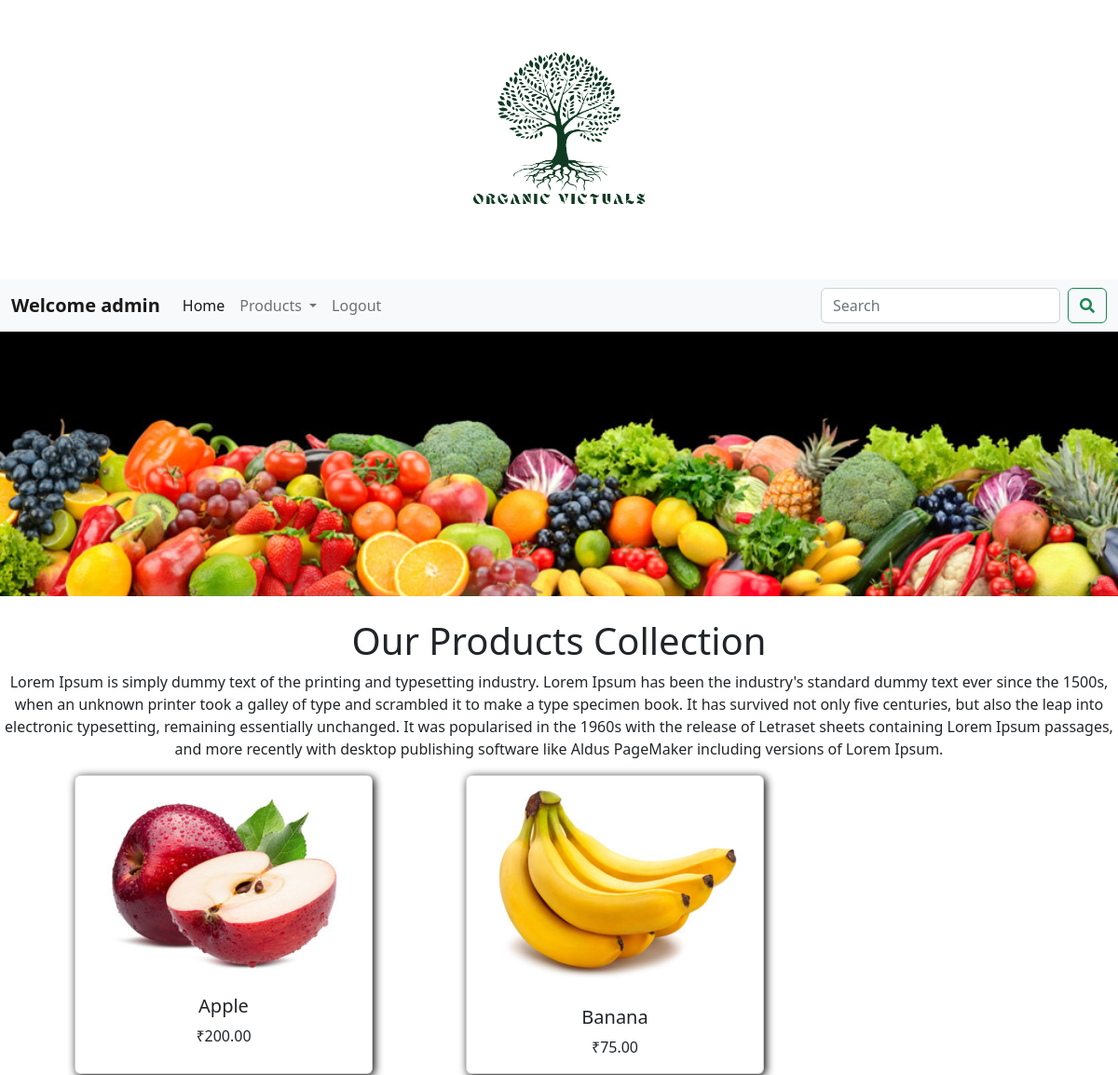
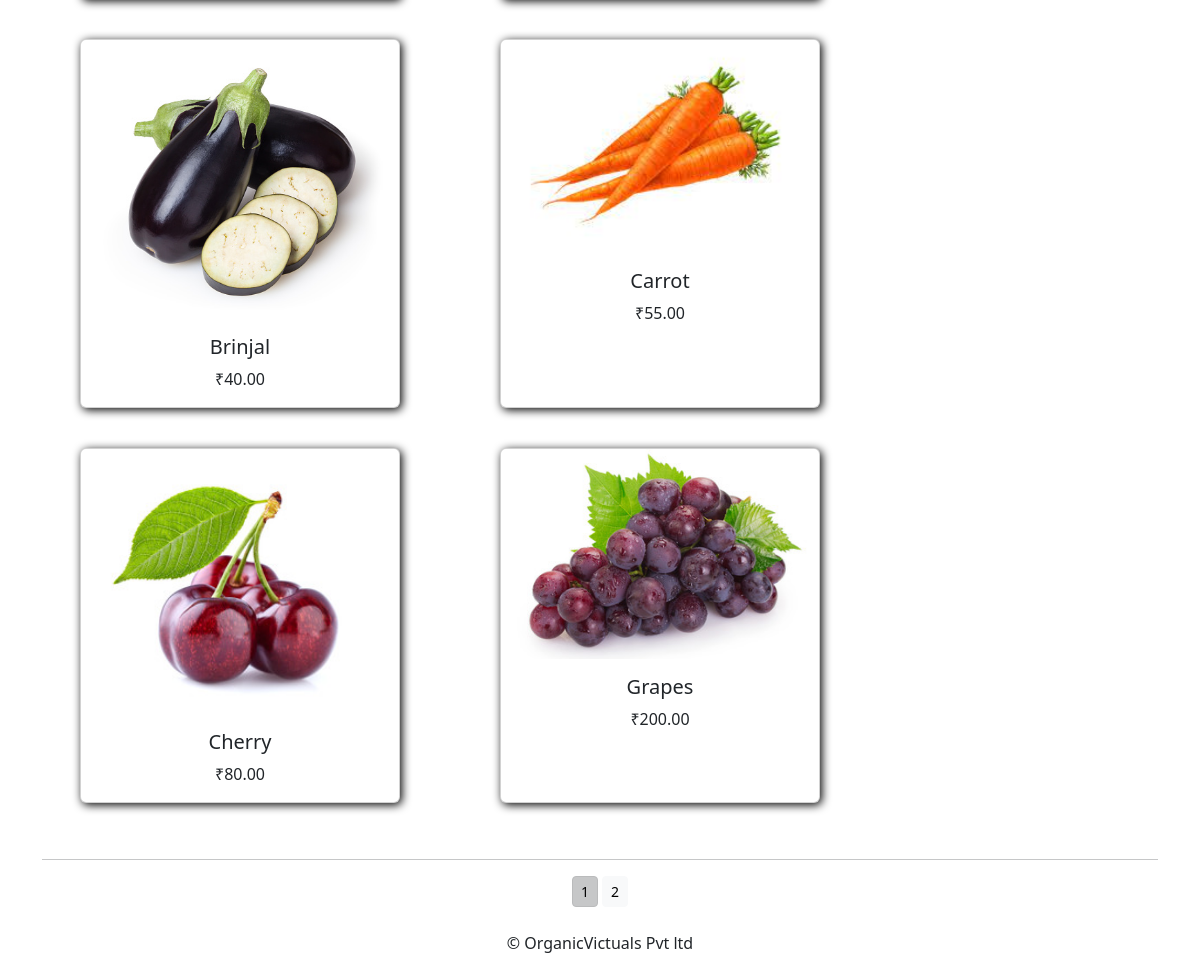
The page /store/ (signed in) on the database its author committed (2 pictures, top to bottom).
### store/models.py (models this page shows, shortened)
class Product(models.Model):
    name = models.CharField(max_length=250, unique=True)
    slug = models.SlugField(max_length=250, unique=True)
    description = models.TextField()
    image = models.ImageField(upload_to='product')
    category = models.ForeignKey(Category, on_delete=models.CASCADE)
    price = models.DecimalField(max_digits=10, decimal_places=2)
    stock = models.IntegerField()
    availability = models.BooleanField(default=True)
    created = models.DateTimeField(auto_now_add=True)
    updated = models.DateTimeField(auto_now=True)
    def get_url(self):
        return reverse('store:productDetails', args=[self.category.slug, self.slug])
    class Meta:
        ordering = ('name',)
        verbose_name = 'product'
        verbose_name_plural = 'products'

### store/views.py (the view)
# urls.py: path('', views.allCategory, name='allCategory'),
def allCategory(request, c_slug=None):
    c_page = None
    products_list = None
    if c_slug != None:
        c_page = get_object_or_404(Category, slug=c_slug)
        products_list = Product.objects.all().filter(category=c_page, availability=True)
    else:
        products_list = Product.objects.all().filter(availability = True)
    paginator = Paginator(products_list,6)
    try:
        page = int(request.GET.get('page', '1'))
    except:
        page = 1
    try:
        products = paginator.page(page)
    except (EmptyPage, InvalidPage):
        products = paginator.page(paginator.num_pages)
    return render(request, 'category.html', {'category':c_page, 'products':products})

### cart/context_processors.py (called while the page is built)
def counter(request):
    item_count = 0
    if 'admin' in request.path:
        return{}
    else:
        try:
            cart = Cart.objects.filter(cartid=cart_id(request))
            cart_items = CartItem.objects.all().filter(cart=cart[:1])
            for cart_item in cart_items:
                item_count += cart_item.quantity
        except Cart.DoesNotExist:
            item_count = 0
    return dict(item_count=item_count)

### cart/views.py (called while the page is built)
def cart_id(request):
    cart = request.session.session_key
    if not cart:
        cart = request.session.create()
    return cart

### store/context_processors.py (called while the page is built)
def menu_links(request):
    links = Category.objects.all()
    return dict(links=links)

### store/models.py (called while the page is built)
    def get_url(self):
        return reverse('store:products_category', args=[self.slug])

### templates/category.html (shortened to what this page needs)
{% extends "base.html" %}
{% load static %}
{% block content %}
        <div>
            {% if category %}
                <img src="{{category.image.url}}" alt="{{category.name}}"  style="width: 100%";>
        </div>
        <br>
        <div>
            <h1>{{category.name}}</h1>
            <p>{{category.description}}</p>
        </div>
    {% else %}
        <div>
            <img src={% static 'img/vegetable.jpg' %} alt="our products" width='100%'>
        </div>
        <br>
        <div>
            <h1>Our Products Collection</h1>
            <p class="text-center">Lorem Ipsum is simply dummy text of the printing and typesetting industry. Lorem Ipsum has been the industry's standard dummy text ever since the 1500s, when an unknown printer took a galley of type and scrambled it to make a type specimen book. It has survived not only five centuries, but also the leap into electronic typesetting, remaining essentially unchanged. It was popularised in the 1960s with the release of Letraset sheets containing Lorem Ipsum passages, and more recently with desktop publishing software like Aldus PageMaker including versions of Lorem Ipsum.</p>
        </div>
    {% endif %}
         <div class="container-lg">
                <div class="row">
                        {% for i in products %}
                        <div class="card" style="width: 20rem;">
                            <a href="{{i.get_url}}"> <img src="{{i.image.url}}" class="card-img-top" alt="{{i.name}}"></a>
                                <div class="card-body">
                                    <h5 class="card-title">{{i.name}}</h5>
                                    <p class="card-text">₹{{i.price}}</p>
                                </div>
                        </div>
                        {% endfor %}
                    </div>
                    <div class="mx-auto">
                        {% if products.paginator.num_pages > 1 %}
                        <hr>
                        <div class="text-center">
                            {% for pg in products.paginator.page_range %}
                            <a href="?page={{pg}}" class="btn btn-light btn-sm {% if products.number == pg %} active {% endif %}">{{pg}}</a>
                            {% endfor %}
                        </div>
                        {% endif %}
                    </div>
                    <br>
                </div>
{% endblock content %}

### templates/navbar.html (shortened to what this page needs)
<link href="https://cdn.jsdelivr.net/npm/bootstrap@5.2.2/dist/css/bootstrap.min.css" rel="stylesheet">
<nav class="navbar navbar-expand-lg  bg-light">
  <div class="container-fluid">
    {% if user.is_authenticated %}
    <a class="navbar-brand" href="{% url 'store:allCategory' %}"> <b>Welcome {{user.username}}</b></a>
    {% else %}
    <a class="navbar-brand" href="{% url 'store:allCategory' %}"> <b></b></a>
    {% endif %}
    <div class="collapse navbar-collapse" id="navbarSupportedContent">
      <ul class="navbar-nav me-auto mb-2 mb-lg-0">
        <li class="nav-item">
          <a class="nav-link active" aria-current="page" href="{% url 'store:allCategory' %}">Home</a>
        </li>
        <li class="nav-item dropdown">
          <a class="nav-link dropdown-toggle" href="#" role="button" data-bs-toggle="dropdown" aria-expanded="false">
            Products
          </a>
        {% if user.is_authenticated %}
        <li class="nav-item">
          <a class="nav-link" href="/register/logout">Logout</a>
        </li>
        {% else %}
        <li class="nav-item">
          <a class="nav-link" href="/register/login">Login</a>
        </li>
        {% endif %}
      </ul>
      <form class="d-flex" action="{% url 'search:searchable' %}" role="search" method="get">
        <input class="form-control me-2" type="search" placeholder="Search" name="q" aria-label="Search">
        <button class="btn btn-outline-success" type="submit"><i class="fa fa-search"></i></button>
      </form>
    </div>
  </div>
</nav>

### static/css/mystyle.css (style rules this page uses)
.card { border-radius: 10px; margin: 10px 50px 40px; box-shadow: 2px 2px 10px black; }
.card-body { text-align: center; }
h1 { position: relative; text-align: center; }

### rows shown on the page
Product: image (picture), name "Apple", price "200.00"
Product: image (picture), name "Banana", price "75.00"
Product: image (picture), name "Brinjal", price "40.00"
Product: image (picture), name "Carrot", price "55.00"
Product: image (picture), name "Cherry", price "80.00"
Product: image (picture), name "Grapes", price "200.00"

### other values the page prints
{{ user.username }} "admin"
{{ pg }} "1" "2"
